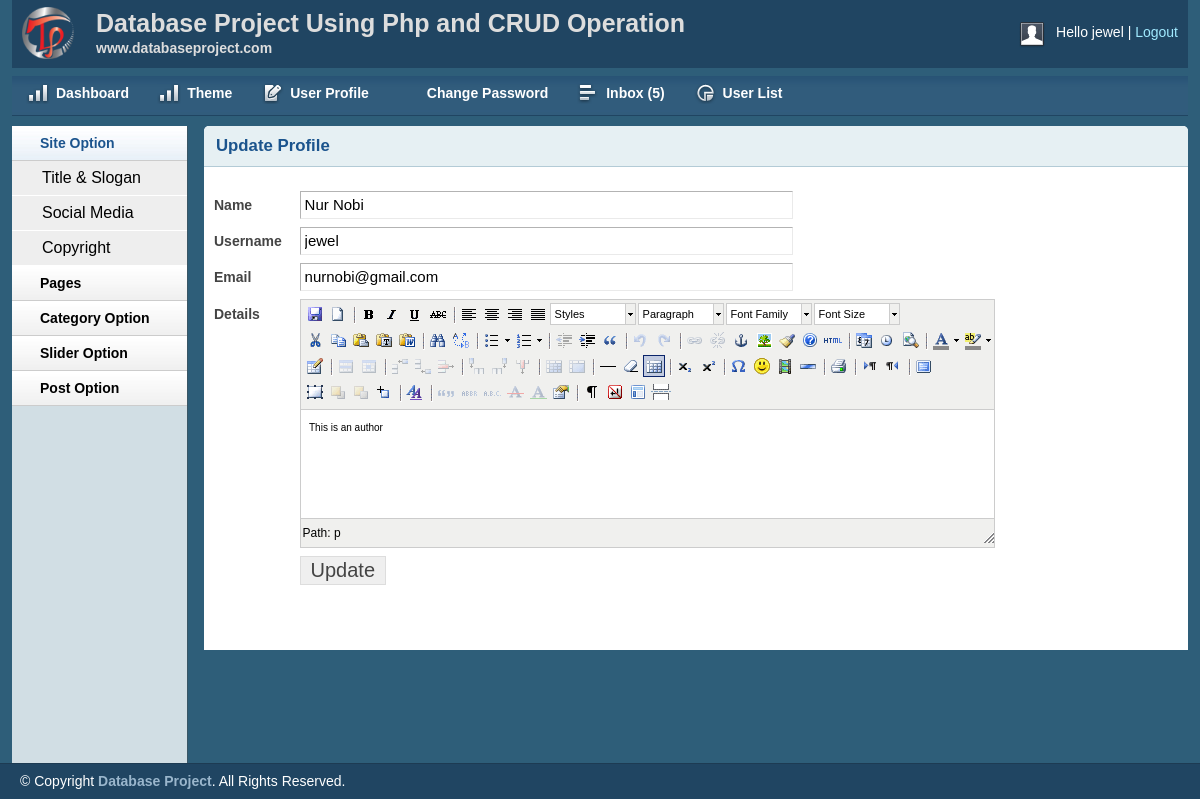
/admin/profile.php (signed in), run on the app's committed database.
### tables this page shows
CREATE TABLE IF NOT EXISTS `tbl_user` (
  `id` int(11) NOT NULL AUTO_INCREMENT,
  `name` varchar(255) NOT NULL,
  `username` varchar(255) NOT NULL,
  `password` varchar(32) NOT NULL,
  `email` varchar(255) NOT NULL,
  `details` text NOT NULL,
  `role` int(11) NOT NULL,
  PRIMARY KEY (`id`)
);

### lib/database.php (called while the page is built, shortened)
<?php
	class database{
		public $host = DB_HOST;
		public $user = DB_USER;
		public $pass = DB_PASS;
		public $dbname = DB_NAME;
		public $link;
		private function connectDB(){
			$this->link = new mysqli($this->host, $this->user, $this->pass, $this->dbname);
		}
		public function select($query){
			$result = $this->link->query($query) or die($this->link->error.__LINE__);
			if($result->num_rows >0 ){
				return $result;
			}else{
				return false;
			}
		}
	}
?>

### lib/session.php (called while the page is built, shortened)
<?php
	class session{
		public static function get($key){
			if(isset($_SESSION[$key])){
				return 	$_SESSION[$key];
			}else{
				return false;
			}
		}
	}
?>

### admin/profile.php (the view, shortened to what this page needs)
<?php include "inc/header.php"; ?>
<?php include "inc/sidebar.php"; ?>
<?php
	$userid = session::get('userid');
	$userrole = session::get('userRole');
?>
        <div class="grid_10">
            <div class="box round first grid">
                <h2>Update Profile</h2>
                <div class="block">
		<?php
			$query = "SELECT * FROM tbl_user WHERE id='$userid' AND role='$userrole'";
			$getuser = $db->select($query);
			if($getuser){
				while($result = $getuser->fetch_assoc()){
		?>
                 <form action="" method="post" enctype="multipart/form-data">
                    <table class="form">
                        <tr>
                            <td>
                                <label>Name</label>
                            </td>
                            <td>
                                <input type="text" name="name" value="<?php echo $result['name']; ?>"
								class="medium" />
                            </td>
                        </tr>
						<tr>
                            <td>
                                <label>Username</label>
                            </td>
                            <td>
                                <input type="text" name="username"
								value="<?php echo $result['username']; ?>" class="medium" />
                            </td>
                        </tr>
                        <tr>
                            <td>
                                <label>Email</label>
                            </td>
                            <td>
                                <input type="text" name="email" value="<?php echo $result['email']; ?>"
								class="medium" />
                            </td>
                        </tr>
                        <tr>
                            <td style="vertical-align: top; padding-top: 9px;">
                                <label>Details</label>
                            </td>
                            <td>
                            </td>
                        </tr>
						<tr>
                            <td></td>
                            <td>
                                <input type="submit" name="submit" Value="Update" />
                            </td>
                        </tr>
                    </table>
                    </form>
			<?php } } ?>
                </div>
            </div>
        </div>
<?php include "inc/footer.php"; ?>

### admin/css/layout.css (style rules this page uses)
body { background: #fff none repeat scroll 0 0; color: #444; font-size: 14px; padding: 0; }
h1, h2, h3, h4, h5, h6 { line-height:1.2em; margin-bottom:.3em; }
h2 { margin-top:1em; }
.box { background:#fff; margin-bottom:20px; padding:10px 10px 10px 10px; margin-left:-8px; }
.box.grid { padding-bottom:40px; }
.box.round { -moz-border-radius: 5px 5px 0px 0px; -webkit-border-radius: 5px 5px 0px 0px; border-radius: 5px 5px 0px 0px; }
.box h2 { font-size:1.2em; font-weight:bold; color:#1B548D; background:#E6F0F3; margin:-10px -10px 0 -10px; padding:10px 12px; border-bottom:1px solid #B3CBD6; -moz-border-radius: 5px 5px 0px 0px; -webkit-border-radius: 5px 5px 0px 0px; border-radius: 5px 5px 0px 0px; }
.box.first { min-height: 406px; }
.block { padding-top:20px; }
table.form { width:100%; }
table.form td { padding:4px 0px; }
table.form label { font-weight:bold; }
table.form input, table.form select { font-size: 15px; padding: 4px 4px 5px 4px; border-top: 1px solid #b3b3b3; border-left: 1px solid #b3b3b3; border-right: 1px solid #eaeaea; border-bottom: 1px solid #eaeaea; }
table.form input[type="submit"] { border: 1px solid #ddd; color: #444; cursor: pointer; font-size: 20px; padding: 2px 10px; }
input.medium { width: 55%; }
.block { padding-bottom:1px; }

### admin/js/tiny-mce/themes/advanced/skins/default/content.css (style rules this page uses)
body, td, pre { color:#000; font-family:Verdana, Arial, Helvetica, sans-serif; font-size:10px; margin:8px; }
body { background:#FFF; }
h2 { font-size: 1.5em }
table, img, hr, .mceItemAnchor { cursor:default }
table td, table th { cursor:text }

### data on the page
tbl_user: name "Nur Nobi", username "jewel", email "nurnobi@gmail.com"

### other printed values
session::get('username') "jewel"
$count "5"
